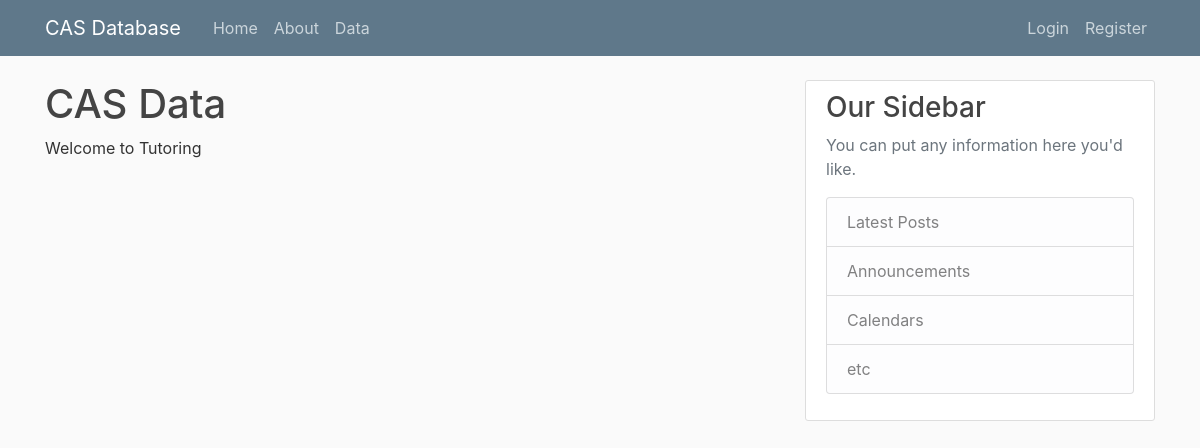
The page /data/ on the database as committed earlier.
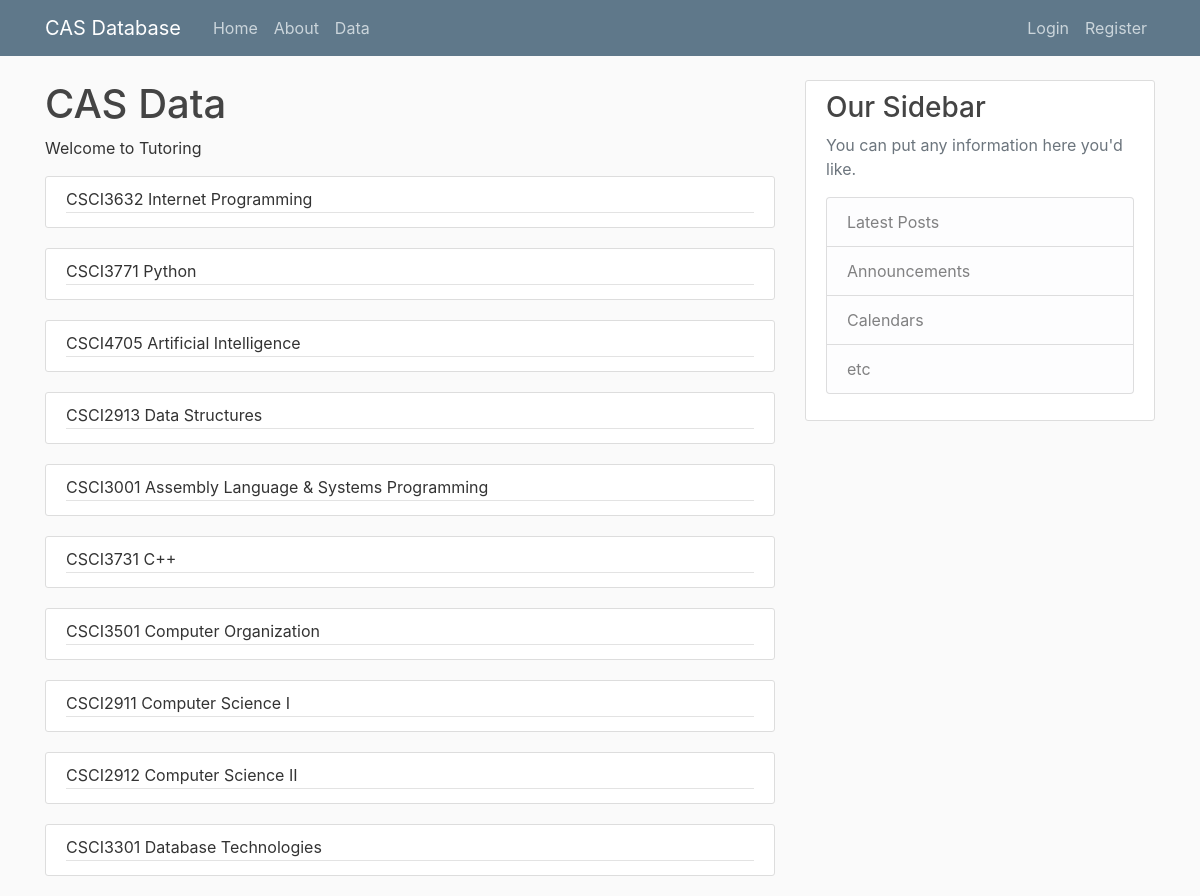
The same page on the database as committed later.
### cas/models.py (models this page shows, shortened)
class Course(models.Model):
    name = models.CharField(max_length=50)
    signiture = models.IntegerField(default=0) # the cours number
    subject = models.CharField(max_length=5) # CSCI .... or JPNS etc

### cas/views.py (the view)
# urls.py: path('data/', views.display_data, name='cas-data'), # views.home (function from views.py, returns http response)
def display_data(request):
    data = {'courses':Course.objects.all()} # this is iterable
    return render(request, 'cas/data.html', data)

### cas/templates/cas/data.html
{% extends "cas/base.html" %}
{% block content %}
	<h1>CAS Data</h1>
	<p>Welcome to Tutoring</p>
		{% for course in courses %}
		<article class="media content-section">
          		<div class="media-body">
            			<div class="article-metadata"
						<a class="mr-2" href="#">{{course.subject}}{{course.signiture}} {{course.name}}</a>
				</div>
			</div>
		</article>
		{% endfor %}
{% endblock content %}

### cas/templates/cas/base.html (shortened to what this page needs)
{% load static %}
<!DOCTYPE html>
<html>
<head>
    <link rel="stylesheet" href="https://maxcdn.bootstrapcdn.com/bootstrap/4.0.0/css/bootstrap.min.css">
	    <link rel="stylesheet" type="text/css" href="{% static 'cas/main.css' %}"> <!styleshet located at static/cas/~~.css>
</head>
<body>
    <header class="site-header">
      <nav class="navbar navbar-expand-md navbar-dark bg-steel fixed-top">
        <div class="container">
          <a class="navbar-brand mr-4" href="{% url 'cas-home' %}">CAS Database</a>
          <div class="collapse navbar-collapse" id="navbarToggle">
            <div class="navbar-nav mr-auto">
              <a class="nav-item nav-link" href="{% url 'cas-home' %}">Home</a>
              <a class="nav-item nav-link" href="{% url 'cas-about' %}">About</a>
              <a class="nav-item nav-link" href="{% url 'cas-data' %}">Data</a>
            </div>
            <div class="navbar-nav">
              <a class="nav-item nav-link" href="#">Login</a>
              <a class="nav-item nav-link" href="#">Register</a>
            </div>
          </div>
        </div>
      </nav>
    </header>
    <main role="main" class="container">
      <div class="row">
        <div class="col-md-8">
          {% block content %}{% endblock %}
        </div>
        <div class="col-md-4">
          <div class="content-section">
            <h3>Our Sidebar</h3>
            <p class='text-muted'>You can put any information here you'd like.
              <ul class="list-group">
                <li class="list-group-item list-group-item-light">Latest Posts</li>
                <li class="list-group-item list-group-item-light">Announcements</li>
                <li class="list-group-item list-group-item-light">Calendars</li>
                <li class="list-group-item list-group-item-light">etc</li>
              </ul>
            </p>
          </div>
        </div>
      </div>
    </main>
</body>
</html>

### cas/static/cas/main.css (style rules this page uses)
body { background: #fafafa; color: #333333; margin-top: 5rem; }
h1, h2, h3, h4, h5, h6 { color: #444444; }
ul { margin: 0; }
.bg-steel { background-color: #5f788a; }
.site-header .navbar-nav .nav-link { color: #cbd5db; }
.content-section { background: #ffffff; padding: 10px 20px; border: 1px solid #dddddd; border-radius: 3px; margin-bottom: 20px; }
.article-metadata { padding-bottom: 1px; margin-bottom: 4px; border-bottom: 1px solid #e3e3e3 }

Rows that differ between the two databases and show on the page:
added Course: subject "CSCI", signiture "3632", name "Internet Programming"
added Course: subject "CSCI", signiture "3771", name "Python"
added Course: subject "CSCI", signiture "4705", name "Artificial Intelligence"
added Course: subject "CSCI", signiture "2913", name "Data Structures"
added Course: subject "CSCI", signiture "3001", name "Assembly Language & Systems Programming"
added Course: subject "CSCI", signiture "3731", name "C++"
added Course: subject "CSCI", signiture "3501", name "Computer Organization"
added Course: subject "CSCI", signiture "2911", name "Computer Science I"
added Course: subject "CSCI", signiture "2912", name "Computer Science II"
added Course: subject "CSCI", signiture "3301", name "Database Technologies"
